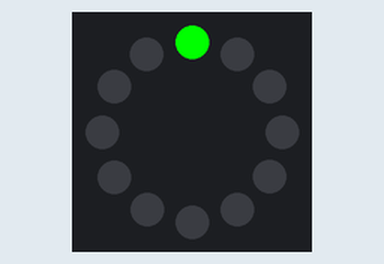
Bench run of a program on a simulated Raspberry Pi (BCM pin numbers). On the bench: 12 RGB LEDs in a ring, first at the top, clockwise. Random numbers come from a fixed seed; what the program prints to the terminal is not drawn.

Above: at 0.01 s.
At 4.89 s:
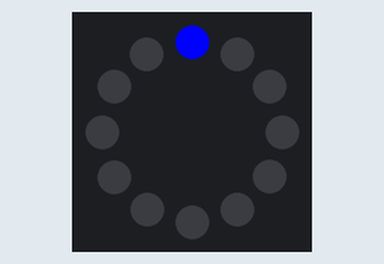
At 9.92 s:
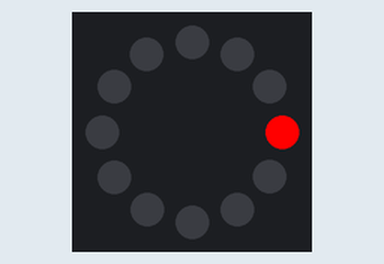
At 19.84 s:
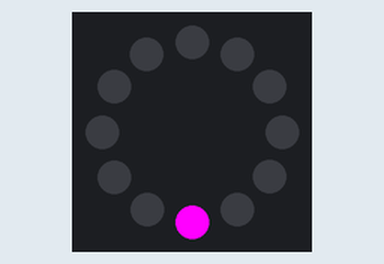
At 29.9 s:
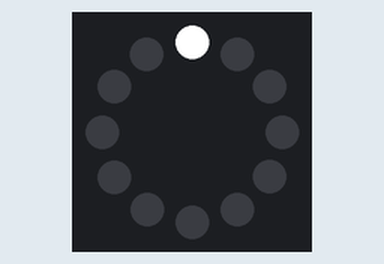
At 39.82 s:
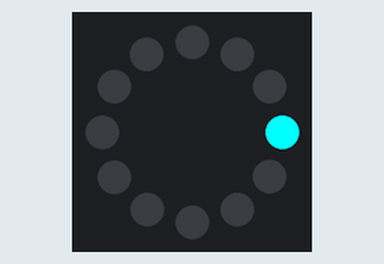

The program:

ring_spin_classes.py
```python
##!/usr/bin/env python3
# NeoPixel library ring spin example
# Author: Matt Harrison
# Repo: https://github.com/mattybigback/ws2812b_python_RPi

import time
from animations import *
from rpi_ws281x import PixelStrip, Color
import argparse


# LED strip configuration:
LED_COUNT = 12          # Number of LED pixels.
# LED_PIN = 18          # GPIO pin connected to the pixels (18 uses PWM, requires root)
LED_PIN = 10            # GPIO pin connected to the pixels (10 uses SPI /dev/spidev0.0, does not require root)
LED_FREQ_HZ = 800000    # LED signal frequency in hertz (usually 800khz)
LED_DMA = 10            # DMA channel to use for generating signal (try 10)
LED_BRIGHTNESS = 255    # Set to 0 for darkest and 255 for brightest
LED_INVERT = False      # True to invert the signal (when using NPN transistor level shift)
LED_CHANNEL = 0         # set to '1' for GPIOs 13, 19, 41, 45 or 53


def all_off(strip):
    """Turn off all LEDs"""
    for j in range (strip.numPixels()):
        strip.setPixelColor(j, Color(0,0,0))
        strip.show()

def send_buffer_to_leds(strip, buffer):
    for idx_pixel, pixel in enumerate(buffer):
        red = buffer[idx_pixel]["red"]
        green = buffer[idx_pixel]["green"]
        blue = buffer[idx_pixel]["blue"]
        strip.setPixelColor(idx_pixel, Color(red,green,blue))


# Main program logic follows:
if __name__ == '__main__':
    # Process arguments
    parser = argparse.ArgumentParser()
    parser.add_argument('-c', '--clear', action='store_true', help='clear the display on exit')
    args = parser.parse_args()

    # Create NeoPixel object with appropriate configuration.
    strip = PixelStrip(LED_COUNT, LED_PIN, LED_FREQ_HZ, LED_DMA, LED_INVERT, LED_BRIGHTNESS, LED_CHANNEL)
    # Intialize the library (must be called once before other functions).
    strip.begin()
    ring1 = RotatingRing(strip.numPixels())
    send_buffer_to_leds(strip, ring1.ring_buffer)
    print('Press Ctrl-C to quit.')
    if not args.clear:
        print('Use "-c" argument to clear LEDs on exit')

    try:
        while True:
            if ring1.frame_counter == 0:
                ring1.set_position(LED_COUNT-1, random_color_simple())
            ring1.rotate_buffer()
            send_buffer_to_leds(strip, ring1.ring_buffer)
            strip.show()
            delay = 50
            time.sleep(delay / 1000.0)

    except KeyboardInterrupt:
        if args.clear:
            all_off(strip)
```

animations.py
```python
from collections import deque
import random
import colorsys

class RotatingRing:
    ring_buffer = []
    rotate_direction = "clockwise"
    rotate_amount = 1
    frame_counter = 0

    def __init__(self, num_pixels):
        for pixel in range(num_pixels):
            pixel = {   "red":0,
                "green":0,
                "blue":0
            }
            self.ring_buffer.append(pixel)

    def get_buffer(self):
        return self.ring_buffer

    def rotate_buffer(self):
        self.ring_buffer = deque(self.ring_buffer)
        if self.rotate_direction == "clockwise":
            self.ring_buffer.rotate(self.rotate_amount)
        if self.rotate_direction == "anticlockwise":
            self.ring_buffer.rotate(-abs(self.rotate_amount))
        self.ring_buffer = list(self.ring_buffer)
        if self.frame_counter == len(self.ring_buffer)-1:
            self.frame_counter = 0
        else:
            self.frame_counter += 1

    def set_position(self, position, pixel_color):
        self.ring_buffer[position]["red"] = pixel_color[0]
        self.ring_buffer[position]["green"] = pixel_color[1]
        self.ring_buffer[position]["blue"] = pixel_color[2]

def random_color_simple():
    "Generates a random color from a limited palette (3 bit RGB)"
    color_int = random.randint(1,7)
    red = get_bit_at_position(color_int, 1) * 255
    green = get_bit_at_position(color_int, 2) * 255
    blue = get_bit_at_position(color_int, 3) * 255
    return(red,green,blue)

def get_bit_at_position(input_value, bit_position):
    """Returns the value of a bit at a given position"""
    return (input_value & (1 << (bit_position - 1))) >> (bit_position - 1)

def hsv_to_rgb24(h, s, v):
   rgb = colorsys.hsv_to_rgb(h, s, v)
   rgb = tuple(round(255*x) for x in rgb)
   return rgb
```
